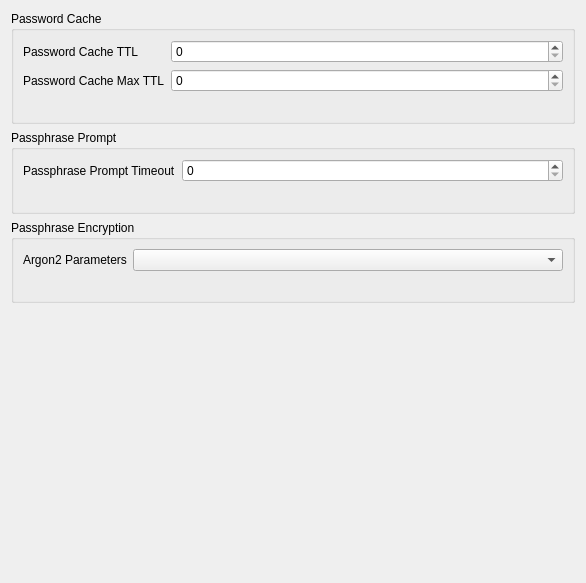
<?xml version="1.0" encoding="UTF-8"?>
<ui version="4.0">
 <class>RpgpSettings</class>
 <widget class="QWidget" name="RpgpSettings">
  <property name="geometry">
   <rect>
    <x>0</x>
    <y>0</y>
    <width>586</width>
    <height>583</height>
   </rect>
  </property>
  <property name="windowTitle">
   <string>rPGP</string>
  </property>
  <layout class="QVBoxLayout" name="verticalLayout_2">
   <item>
    <widget class="QGroupBox" name="passwordCacheGroupBox">
     <property name="title">
      <string>Password Cache</string>
     </property>
     <layout class="QVBoxLayout" name="verticalLayout">
      <item>
       <layout class="QFormLayout" name="formLayout">
        <property name="fieldGrowthPolicy">
         <enum>QFormLayout::FieldGrowthPolicy::AllNonFixedFieldsGrow</enum>
        </property>
        <property name="labelAlignment">
         <set>Qt::AlignmentFlag::AlignLeading|Qt::AlignmentFlag::AlignLeft|Qt::AlignmentFlag::AlignVCenter</set>
        </property>
        <item row="0" column="0">
         <widget class="QLabel" name="rpgpCacheTtlLabel">
          <property name="text">
           <string>Password Cache TTL</string>
          </property>
         </widget>
        </item>
        <item row="0" column="1">
         <widget class="QSpinBox" name="rpgpCacheTtlSpinBox"/>
        </item>
        <item row="1" column="0">
         <widget class="QLabel" name="rpgpCacheMaxTtlLabel">
          <property name="text">
           <string>Password Cache Max TTL</string>
          </property>
         </widget>
        </item>
        <item row="1" column="1">
         <widget class="QSpinBox" name="rpgpCacheMaxTtlSpinBox"/>
        </item>
       </layout>
      </item>
      <item>
       <widget class="QLabel" name="passwordCacheTipsLabel">
        <property name="text">
         <string/>
        </property>
        <property name="wordWrap">
         <bool>true</bool>
        </property>
       </widget>
      </item>
     </layout>
    </widget>
   </item>
   <item>
    <widget class="QGroupBox" name="passphrasePromptGroupBox">
     <property name="title">
      <string>Passphrase Prompt</string>
     </property>
     <layout class="QVBoxLayout" name="promptVerticalLayout">
      <item>
       <layout class="QFormLayout" name="promptFormLayout">
        <property name="fieldGrowthPolicy">
         <enum>QFormLayout::FieldGrowthPolicy::AllNonFixedFieldsGrow</enum>
        </property>
        <property name="labelAlignment">
         <set>Qt::AlignmentFlag::AlignLeading|Qt::AlignmentFlag::AlignLeft|Qt::AlignmentFlag::AlignVCenter</set>
        </property>
        <item row="0" column="0">
         <widget class="QLabel" name="promptTimeoutLabel">
          <property name="text">
           <string>Passphrase Prompt Timeout</string>
          </property>
         </widget>
        </item>
        <item row="0" column="1">
         <widget class="QSpinBox" name="promptTimeoutSpinBox"/>
        </item>
       </layout>
      </item>
      <item>
       <widget class="QLabel" name="passphrasePromptTipsLabel">
        <property name="text">
         <string/>
        </property>
        <property name="wordWrap">
         <bool>true</bool>
        </property>
       </widget>
      </item>
     </layout>
    </widget>
   </item>
   <item>
    <widget class="QGroupBox" name="symmetricEncryptionGroupBox">
     <property name="title">
      <string>Passphrase Encryption</string>
     </property>
     <layout class="QVBoxLayout" name="symmetricVerticalLayout">
      <item>
       <layout class="QFormLayout" name="symmetricFormLayout">
        <property name="fieldGrowthPolicy">
         <enum>QFormLayout::FieldGrowthPolicy::AllNonFixedFieldsGrow</enum>
        </property>
        <property name="labelAlignment">
         <set>Qt::AlignmentFlag::AlignLeading|Qt::AlignmentFlag::AlignLeft|Qt::AlignmentFlag::AlignVCenter</set>
        </property>
        <item row="0" column="0">
         <widget class="QLabel" name="argon2ProfileLabel">
          <property name="text">
           <string>Argon2 Parameters</string>
          </property>
         </widget>
        </item>
        <item row="0" column="1">
         <widget class="QComboBox" name="argon2ProfileComboBox">
          <property name="sizePolicy">
           <sizepolicy hsizetype="Expanding" vsizetype="Fixed">
            <horstretch>0</horstretch>
            <verstretch>0</verstretch>
           </sizepolicy>
          </property>
         </widget>
        </item>
       </layout>
      </item>
      <item>
       <widget class="QLabel" name="symmetricEncryptionTipsLabel">
        <property name="text">
         <string/>
        </property>
        <property name="wordWrap">
         <bool>true</bool>
        </property>
       </widget>
      </item>
     </layout>
    </widget>
   </item>
   <item>
    <spacer name="verticalSpacer">
     <property name="orientation">
      <enum>Qt::Orientation::Vertical</enum>
     </property>
     <property name="sizeHint" stdset="0">
      <size>
       <width>20</width>
       <height>40</height>
      </size>
     </property>
    </spacer>
   </item>
  </layout>
 </widget>
 <resources/>
 <connections/>
</ui>
